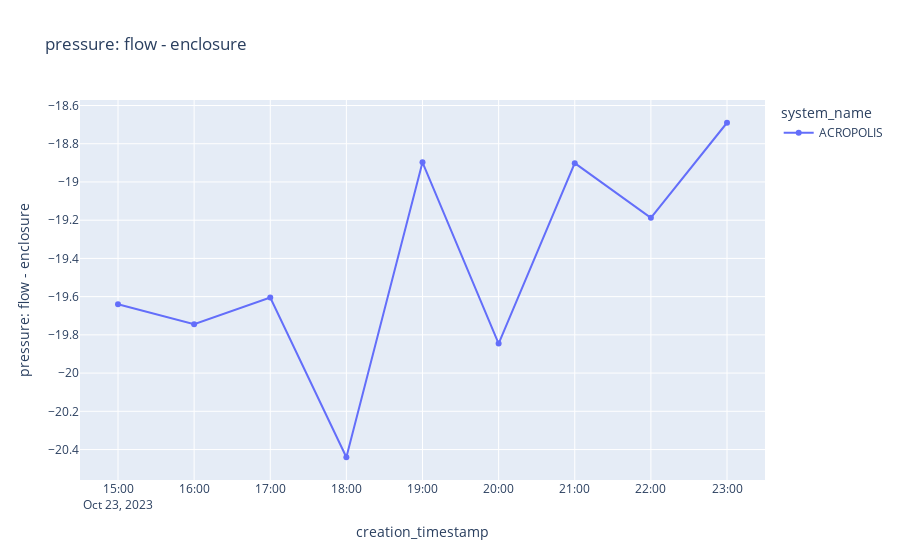

Write notebook code for a chart like this one.
### Code cell
# Pressure Delta
col_name = "pressure: flow - enclosure"

df_temp = df_a.with_columns((pl.col("bme280_pressure") - pl.col("enclosure_bme280_pressure")).alias(col_name)) \
.select("creation_timestamp","system_name",col_name)

plot_sensor_measurement(df_temp.collect(), col_name=col_name)

### Figure 1 — Plotly figure (JSON) as saved in the notebook; plotly's stock layout.template omitted (floating-point values rounded to 4 significant figures)
{"data": [{"hovertemplate": "system_name=ACROPOLIS<br>creation_timestamp=%{x}<br>pressure: flow - enclosure=%{y}<extra></extra>", "legendgroup": "ACROPOLIS", "line": {"color": "#636efa", "dash": "solid"}, "marker": {"symbol": "circle"}, "mode": "markers+lines", "name": "ACROPOLIS", "orientation": "v", "showlegend": true, "type": "scatter", "x": ["2023-10-23T15:00:00+00:00", "2023-10-23T16:00:00+00:00", "2023-10-23T17:00:00+00:00", "2023-10-23T18:00:00+00:00", "2023-10-23T19:00:00+00:00", "2023-10-23T20:00:00+00:00", "2023-10-23T21:00:00+00:00", "2023-10-23T22:00:00+00:00", "2023-10-23T23:00:00+00:00"], "xaxis": "x", "y": [-19.64, -19.74, -19.6, -20.44, -18.9, -19.85, -18.9, -19.19, -18.69], "yaxis": "y"}], "layout": {"legend": {"title": {"text": "system_name"}, "tracegroupgap": 0}, "title": {"text": "pressure: flow - enclosure"}, "xaxis": {"anchor": "y", "domain": [0, 1], "title": {"text": "creation_timestamp"}}, "yaxis": {"anchor": "x", "domain": [0, 1], "title": {"text": "pressure: flow - enclosure"}}}}
